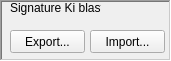
             <widget class="QFrame" name="signature_ki_blast">
              <property name="geometry">
               <rect>
                <x>640</x>
                <y>630</y>
                <width>171</width>
                <height>61</height>
               </rect>
              </property>
              <property name="frameShape">
               <enum>QFrame::WinPanel</enum>
              </property>
              <property name="frameShadow">
               <enum>QFrame::Sunken</enum>
              </property>
              <widget class="QLabel" name="signature_ki_blast_text">
               <property name="geometry">
                <rect>
                 <x>10</x>
                 <y>0</y>
                 <width>91</width>
                 <height>16</height>
                </rect>
               </property>
               <property name="toolTip">
                <string>&lt;html&gt;&lt;head/&gt;&lt;body&gt;&lt;p&gt;Holds the parameters for the Ki blast in the signature. If a signature has a Ki blast on it, it's necessary to change it in order to make the Ki blast a hit to the enemy.&lt;/p&gt;&lt;p&gt;Remember to change also the .efdr, .spr and .vram. More details in the tooltip of the 'Animation values'.&lt;/p&gt;&lt;/body&gt;&lt;/html&gt;</string>
               </property>
               <property name="text">
                <string>Signature Ki blast:</string>
               </property>
              </widget>
              <widget class="QPushButton" name="signature_ki_blast_export">
               <property name="geometry">
                <rect>
                 <x>10</x>
                 <y>30</y>
                 <width>75</width>
                 <height>23</height>
                </rect>
               </property>
               <property name="text">
                <string>Export...</string>
               </property>
              </widget>
              <widget class="QPushButton" name="signature_ki_blast_import">
               <property name="geometry">
                <rect>
                 <x>90</x>
                 <y>30</y>
                 <width>75</width>
                 <height>23</height>
                </rect>
               </property>
               <property name="text">
                <string>Import...</string>
               </property>
              </widget>
             </widget>
